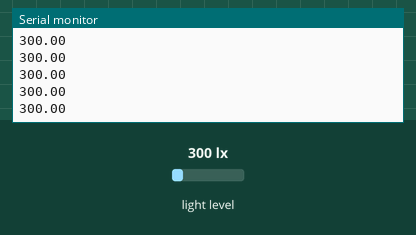
The sketch below on a simulated Arduino Uno, built with avr-gcc and run on an emulated ATmega328P. Shown: the last lines printed to the serial monitor. The inputs (shaded band) are chosen by the test bench; at power-on: light level 300 lx.

Above: at 1.2 s.
1.3 s: light level set to 40 lx
At 2.2 s:
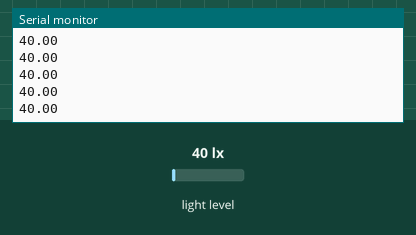
2.8 s: light level set to 500 lx
At 3.8 s:
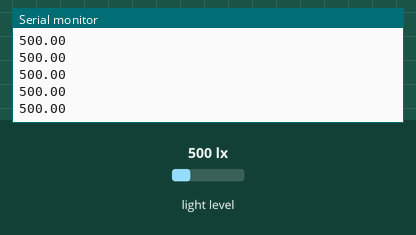
Timing chart, 0 to 5.8 s (numbered marks = the images above; inputs shaded):
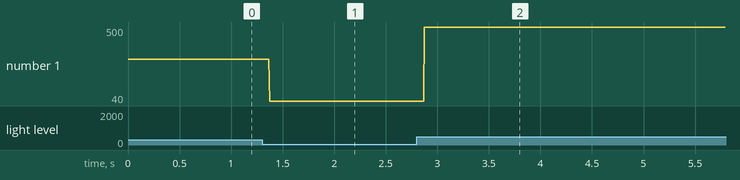

The sketch:

EX04.ino
```cpp
#include <hp_BH1750.h>

hp_BH1750 BH1750;

void setup() {
  Serial.begin(9600);
  bool avail = BH1750.begin(BH1750_TO_GROUND);
}

void loop() {
  if (BH1750.hasValue()) {
    float lux = BH1750.getLux();
    Serial.println(lux);
    BH1750.start();
  }
}
```

Measured:
- after the input at 1.3 s, the serial monitor: prints a new line after 0.07 s (image 1)
- after the input at 2.8 s, the serial monitor: prints a new line after 0.07 s (image 2)
- plotted number 1: 300 → 40 after the input at 1.3 s, 40 → 500 after the input at 2.8 s
